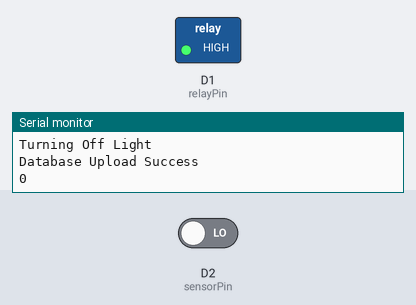
Bench run of a sketch on a simulated ESP8266 (NodeMCU). On the bench: switched loads named in the sketch (green lamp = pin HIGH), the last lines printed to the serial monitor. The test bench sets the inputs (shaded band); at power-on: D2 (sensorPin) LOW. WiFi joins after 1.5 s; servers stay silent unless stated; the Firebase database answers and starts empty.

Above: at 2.7 s.
2.8 s: D2 (sensorPin) driven HIGH
At 8.5 s:
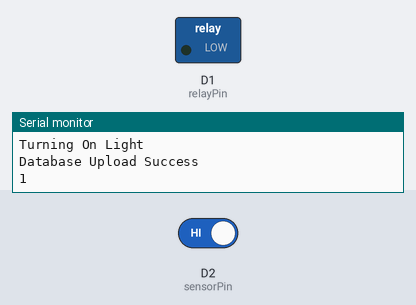
15.2 s: D2 (sensorPin) driven LOW
At 21.7 s:
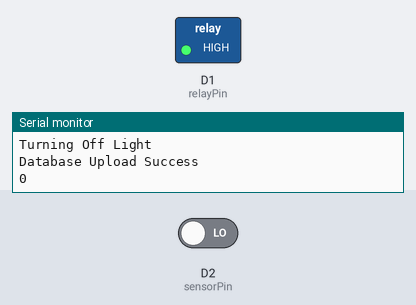
Timing chart, 0 to 23.2 s (numbered marks = the images above; inputs shaded):
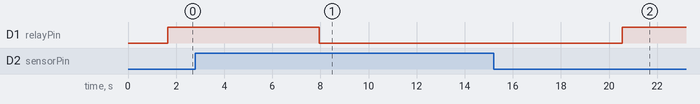

Measured:
- after the input at 2.8 s, D1 (relayPin): HIGH → LOW after 5.2 s
- after the input at 15.2 s, D1 (relayPin): LOW → HIGH after 5.4 s

The sketch:

simpleSmartLightArduino_Firebase.ino
```cpp
/*Simple Arduino Smart Light, LDR Sensor and Relay Module + Firebase Database
 * Made Adi Paramartha Putra,
 * STMIK Primakara
 * April 2020
 */
#include <ESP8266WiFi.h>
#include <FirebaseArduino.h>

#define WIFI_SSID "YOUR_SSID"
#define WIFI_PASSWORD "SSID_PASSWORD"
#define FIREBASE_HOST "FIREBASE_HOST"
#define FIREBASE_AUTH "FIREBASE_AUTH"


//Variable Declaration
int relayPin = D1;  // Pin for Relay
int sensorPin = D2; // Input pin for LDR
int sensorValue = 0; // variable to store LDR sensor read value
boolean deviceCondition;
boolean ledStatus;

//Setup (Running Once)
void setup() {
  pinMode(relayPin, OUTPUT); //Set Relay Module as an OUPUT
  pinMode(sensorPin, INPUT);  //Set LDR Sensor as an INPUT
  Serial.begin(115200); //Serial Port Comm

  //Start Wi-Fi Connection
  WiFi.begin(WIFI_SSID, WIFI_PASSWORD);
  Serial.print("connecting");
  while (WiFi.status() != WL_CONNECTED) {
    Serial.print(".");
    delay(500);
  }
  Serial.println();
  Serial.print("Connected: ");
  Serial.println(WiFi.localIP());

  Firebase.begin(FIREBASE_HOST, FIREBASE_AUTH);
 }

//Loop (Forever)
void loop() {

  deviceCondition = Firebase.getBool("devCondition/controlable");
  if(deviceCondition == true){
    controlable();
  } else{
    unControlable();
  }
  delay(1000);  //Give 1 seconds delay to read dB deviceCondition.
}


void controlable(){
  ledStatus = Firebase.getBool("ledStatusOn");
  if(ledStatus == true){
    digitalWrite(relayPin,LOW);  //Turn on Relay Module
    Serial.println("Turning On Light");
  }else{
    digitalWrite(relayPin,HIGH); //Turn off Relay Module
    Serial.println("Turning Off Light");
  }
}

void unControlable(){
  sensorValue = digitalRead(sensorPin); // Read Current Value of Sensor
  Serial.println(sensorValue); //Print in Serial Monitor
    if(sensorValue==1){ //Check Condition of sensorValue
      Serial.println("Turning On Light");
      digitalWrite(relayPin,LOW);  //Turn on Relay Module
      updateDatabase(true);

    }else{
      digitalWrite(relayPin,HIGH); //Turn off Relay Module
      Serial.println("Turning Off Light");
      updateDatabase(false);
    }
    delay(5000);  //Give 5 seconds delay to read Sensor.
}

void updateDatabase( bool stats){
  //Start Write to Firebase Database
      Firebase.setBool("ledStatusOn", stats);
        if (Firebase.failed()) {
        Serial.print("setting /message failed:");
        Serial.println(Firebase.error());
        return;
      } else{
        Serial.println("Database Upload Success");
        Serial.println(stats);
      }
}
```
